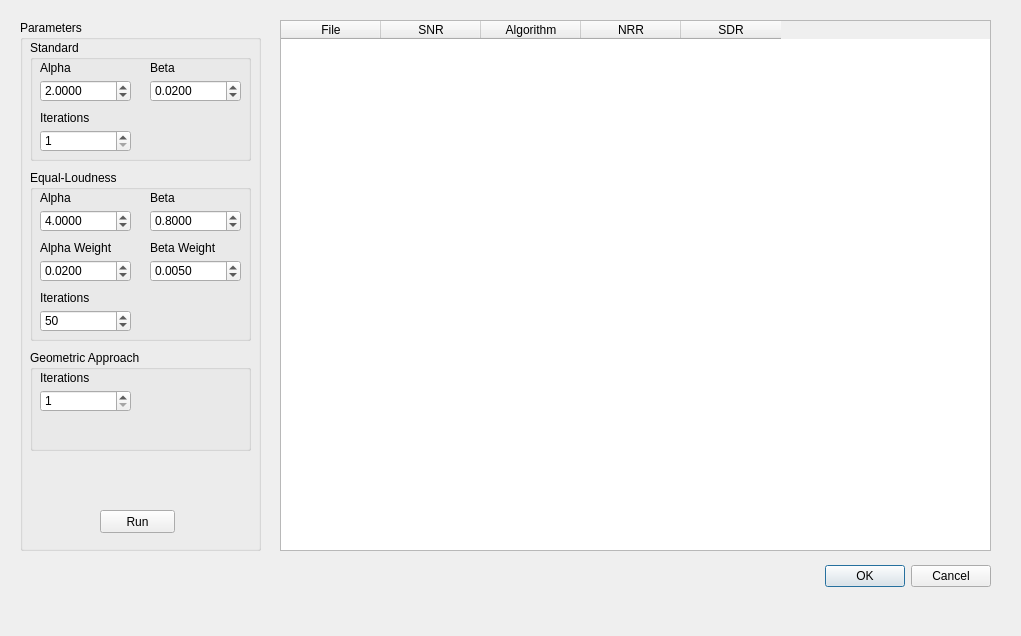
<?xml version="1.0" encoding="UTF-8"?>
<ui version="4.0">
 <class>BatchFileProcessing</class>
 <widget class="QDialog" name="BatchFileProcessing">
  <property name="geometry">
   <rect>
    <x>0</x>
    <y>0</y>
    <width>1021</width>
    <height>636</height>
   </rect>
  </property>
  <property name="windowTitle">
   <string>Dialog</string>
  </property>
  <widget class="QGroupBox" name="groupBox">
   <property name="geometry">
    <rect>
     <x>20</x>
     <y>20</y>
     <width>241</width>
     <height>531</height>
    </rect>
   </property>
   <property name="title">
    <string>Parameters</string>
   </property>
   <widget class="QPushButton" name="Run">
    <property name="geometry">
     <rect>
      <x>80</x>
      <y>490</y>
      <width>75</width>
      <height>23</height>
     </rect>
    </property>
    <property name="text">
     <string>Run</string>
    </property>
   </widget>
   <widget class="QGroupBox" name="Standard">
    <property name="geometry">
     <rect>
      <x>10</x>
      <y>20</y>
      <width>221</width>
      <height>121</height>
     </rect>
    </property>
    <property name="title">
     <string>Standard</string>
    </property>
    <widget class="QLabel" name="label_9">
     <property name="geometry">
      <rect>
       <x>120</x>
       <y>20</y>
       <width>91</width>
       <height>16</height>
      </rect>
     </property>
     <property name="text">
      <string>Beta</string>
     </property>
    </widget>
    <widget class="QDoubleSpinBox" name="BetaStd">
     <property name="geometry">
      <rect>
       <x>120</x>
       <y>40</y>
       <width>91</width>
       <height>22</height>
      </rect>
     </property>
     <property name="decimals">
      <number>4</number>
     </property>
     <property name="minimum">
      <double>0.000000000000000</double>
     </property>
     <property name="singleStep">
      <double>0.010000000000000</double>
     </property>
     <property name="value">
      <double>0.020000000000000</double>
     </property>
    </widget>
    <widget class="QLabel" name="label_2">
     <property name="geometry">
      <rect>
       <x>10</x>
       <y>70</y>
       <width>71</width>
       <height>16</height>
      </rect>
     </property>
     <property name="text">
      <string>Iterations</string>
     </property>
    </widget>
    <widget class="QDoubleSpinBox" name="AlphaStd">
     <property name="geometry">
      <rect>
       <x>10</x>
       <y>40</y>
       <width>91</width>
       <height>22</height>
      </rect>
     </property>
     <property name="decimals">
      <number>4</number>
     </property>
     <property name="minimum">
      <double>0.000000000000000</double>
     </property>
     <property name="value">
      <double>2.000000000000000</double>
     </property>
    </widget>
    <widget class="QLabel" name="label">
     <property name="geometry">
      <rect>
       <x>10</x>
       <y>20</y>
       <width>71</width>
       <height>16</height>
      </rect>
     </property>
     <property name="text">
      <string>Alpha</string>
     </property>
    </widget>
    <widget class="QSpinBox" name="IterStd">
     <property name="geometry">
      <rect>
       <x>10</x>
       <y>90</y>
       <width>91</width>
       <height>22</height>
      </rect>
     </property>
     <property name="minimum">
      <number>1</number>
     </property>
    </widget>
   </widget>
   <widget class="QGroupBox" name="groupBox_2">
    <property name="geometry">
     <rect>
      <x>10</x>
      <y>150</y>
      <width>221</width>
      <height>171</height>
     </rect>
    </property>
    <property name="title">
     <string>Equal-Loudness</string>
    </property>
    <widget class="QDoubleSpinBox" name="BetaWtEL">
     <property name="geometry">
      <rect>
       <x>120</x>
       <y>90</y>
       <width>91</width>
       <height>22</height>
      </rect>
     </property>
     <property name="decimals">
      <number>4</number>
     </property>
     <property name="value">
      <double>0.005000000000000</double>
     </property>
    </widget>
    <widget class="QLabel" name="label_4">
     <property name="geometry">
      <rect>
       <x>10</x>
       <y>70</y>
       <width>91</width>
       <height>16</height>
      </rect>
     </property>
     <property name="text">
      <string>Alpha Weight</string>
     </property>
    </widget>
    <widget class="QLabel" name="label_6">
     <property name="geometry">
      <rect>
       <x>10</x>
       <y>120</y>
       <width>151</width>
       <height>16</height>
      </rect>
     </property>
     <property name="text">
      <string>Iterations</string>
     </property>
    </widget>
    <widget class="QLabel" name="label_7">
     <property name="geometry">
      <rect>
       <x>120</x>
       <y>70</y>
       <width>91</width>
       <height>16</height>
      </rect>
     </property>
     <property name="text">
      <string>Beta Weight</string>
     </property>
    </widget>
    <widget class="QDoubleSpinBox" name="AlphaWtEL">
     <property name="geometry">
      <rect>
       <x>10</x>
       <y>90</y>
       <width>91</width>
       <height>22</height>
      </rect>
     </property>
     <property name="decimals">
      <number>4</number>
     </property>
     <property name="minimum">
      <double>0.000000000000000</double>
     </property>
     <property name="maximum">
      <double>1.000000000000000</double>
     </property>
     <property name="value">
      <double>0.020000000000000</double>
     </property>
    </widget>
    <widget class="QDoubleSpinBox" name="AlphaEL">
     <property name="geometry">
      <rect>
       <x>10</x>
       <y>40</y>
       <width>91</width>
       <height>22</height>
      </rect>
     </property>
     <property name="decimals">
      <number>4</number>
     </property>
     <property name="minimum">
      <double>0.000000000000000</double>
     </property>
     <property name="value">
      <double>4.000000000000000</double>
     </property>
    </widget>
    <widget class="QLabel" name="label_3">
     <property name="geometry">
      <rect>
       <x>10</x>
       <y>20</y>
       <width>71</width>
       <height>16</height>
      </rect>
     </property>
     <property name="text">
      <string>Alpha</string>
     </property>
    </widget>
    <widget class="QLabel" name="label_10">
     <property name="geometry">
      <rect>
       <x>120</x>
       <y>20</y>
       <width>91</width>
       <height>16</height>
      </rect>
     </property>
     <property name="text">
      <string>Beta</string>
     </property>
    </widget>
    <widget class="QDoubleSpinBox" name="BetaEL">
     <property name="geometry">
      <rect>
       <x>120</x>
       <y>40</y>
       <width>91</width>
       <height>22</height>
      </rect>
     </property>
     <property name="decimals">
      <number>4</number>
     </property>
     <property name="value">
      <double>0.800000000000000</double>
     </property>
    </widget>
    <widget class="QSpinBox" name="IterEL">
     <property name="geometry">
      <rect>
       <x>10</x>
       <y>140</y>
       <width>91</width>
       <height>22</height>
      </rect>
     </property>
     <property name="minimum">
      <number>1</number>
     </property>
     <property name="value">
      <number>50</number>
     </property>
    </widget>
   </widget>
   <widget class="QGroupBox" name="groupBox_3">
    <property name="geometry">
     <rect>
      <x>10</x>
      <y>330</y>
      <width>221</width>
      <height>101</height>
     </rect>
    </property>
    <property name="title">
     <string>Geometric Approach</string>
    </property>
    <widget class="QSpinBox" name="IterGA">
     <property name="geometry">
      <rect>
       <x>10</x>
       <y>40</y>
       <width>91</width>
       <height>22</height>
      </rect>
     </property>
     <property name="minimum">
      <number>1</number>
     </property>
    </widget>
    <widget class="QLabel" name="label_5">
     <property name="geometry">
      <rect>
       <x>10</x>
       <y>20</y>
       <width>71</width>
       <height>16</height>
      </rect>
     </property>
     <property name="text">
      <string>Iterations</string>
     </property>
    </widget>
   </widget>
  </widget>
  <widget class="QTableWidget" name="tableWidget">
   <property name="geometry">
    <rect>
     <x>280</x>
     <y>20</y>
     <width>711</width>
     <height>531</height>
    </rect>
   </property>
   <column>
    <property name="text">
     <string>File</string>
    </property>
   </column>
   <column>
    <property name="text">
     <string>SNR</string>
    </property>
   </column>
   <column>
    <property name="text">
     <string>Algorithm</string>
    </property>
   </column>
   <column>
    <property name="text">
     <string>NRR</string>
    </property>
   </column>
   <column>
    <property name="text">
     <string>SDR</string>
    </property>
   </column>
  </widget>
  <widget class="QDialogButtonBox" name="buttonBox_2">
   <property name="geometry">
    <rect>
     <x>650</x>
     <y>560</y>
     <width>341</width>
     <height>32</height>
    </rect>
   </property>
   <property name="orientation">
    <enum>Qt::Horizontal</enum>
   </property>
   <property name="standardButtons">
    <set>QDialogButtonBox::Cancel|QDialogButtonBox::Ok</set>
   </property>
  </widget>
 </widget>
 <resources/>
 <connections>
  <connection>
   <sender>buttonBox_2</sender>
   <signal>accepted()</signal>
   <receiver>BatchFileProcessing</receiver>
   <slot>accept()</slot>
   <hints>
    <hint type="sourcelabel">
     <x>820</x>
     <y>575</y>
    </hint>
    <hint type="destinationlabel">
     <x>510</x>
     <y>317</y>
    </hint>
   </hints>
  </connection>
  <connection>
   <sender>buttonBox_2</sender>
   <signal>rejected()</signal>
   <receiver>BatchFileProcessing</receiver>
   <slot>reject()</slot>
   <hints>
    <hint type="sourcelabel">
     <x>876</x>
     <y>574</y>
    </hint>
    <hint type="destinationlabel">
     <x>419</x>
     <y>587</y>
    </hint>
   </hints>
  </connection>
 </connections>
</ui>
